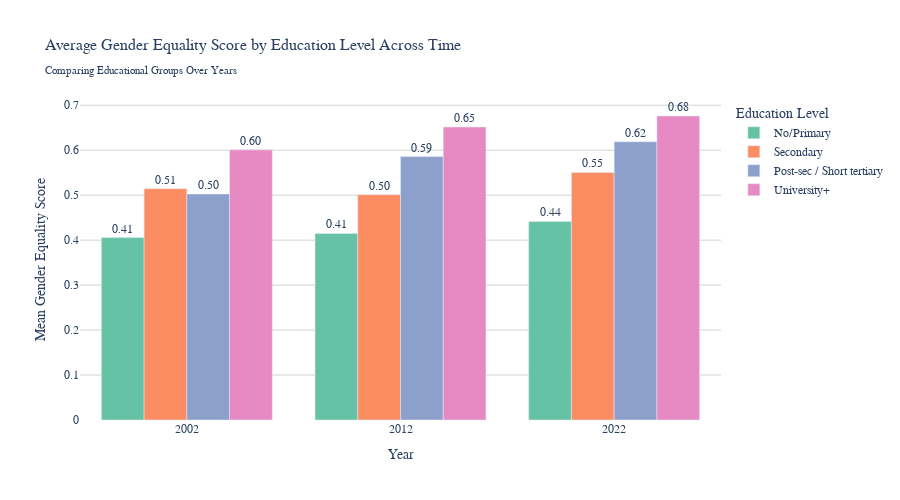

The notebook cell saved with this chart:
### Code cell
eg_by_education_year = df_eg_analysis.groupby(['year', 'educ_4_label'])['eg_score_norm'].agg(['mean', 'median', 'std', 'count']).reset_index()

category_orders = {
    'educ_4_label': ['No/Primary', 'Secondary', 'Post-sec / Short tertiary', 'University+'],
}

fig_eg_edu_bar = px.bar(eg_by_education_year,
                        x='year',
                        y='mean',
                        color='educ_4_label',
                        barmode='group',
                        title='Average Gender Equality Score by Education Level Across Time<br><sub>Comparing Educational Groups Over Years</sub>',
                        labels={'mean': 'Mean Gender Equality Score',
                                'year': 'Year',
                                'educ_4_label': 'Education Level'},
                        color_discrete_sequence=px.colors.qualitative.Set2,
                        category_orders=category_orders,
                        text='mean',
                        height=500)

fig_eg_edu_bar.update_traces(texttemplate='%{text:.2f}', textposition='outside')

fig_eg_edu_bar.update_layout(
    font=dict(size=12, family='Arial'),
    title_font_size=16,
    plot_bgcolor='white',
    paper_bgcolor='white',
    legend_title_text='Education Level'
)

fig_eg_edu_bar.update_xaxes(showgrid=False)
fig_eg_edu_bar.update_yaxes(showgrid=True, gridwidth=1, gridcolor='lightgray')

fig_eg_edu_bar.show()

### Figure 1 — Plotly figure (JSON) as saved in the notebook; plotly's stock layout.template omitted (floating-point values rounded to 4 significant figures)
{"data": [{"alignmentgroup": "True", "hovertemplate": "Education Level=No/Primary<br>Year=%{x}<br>Mean Gender Equality Score=%{text}<extra></extra>", "legendgroup": "No/Primary", "marker": {"color": "rgb(102,194,165)", "pattern": {"shape": ""}}, "name": "No/Primary", "offsetgroup": "No/Primary", "orientation": "v", "showlegend": true, "text": [0.4057, 0.4148, 0.4418], "textposition": "outside", "texttemplate": "%{text:.2f}", "type": "bar", "x": [2002, 2012, 2022], "xaxis": "x", "y": [0.4057, 0.4148, 0.4418], "yaxis": "y"}, {"alignmentgroup": "True", "hovertemplate": "Education Level=Secondary<br>Year=%{x}<br>Mean Gender Equality Score=%{text}<extra></extra>", "legendgroup": "Secondary", "marker": {"color": "rgb(252,141,98)", "pattern": {"shape": ""}}, "name": "Secondary", "offsetgroup": "Secondary", "orientation": "v", "showlegend": true, "text": [0.5145, 0.5011, 0.5506], "textposition": "outside", "texttemplate": "%{text:.2f}", "type": "bar", "x": [2002, 2012, 2022], "xaxis": "x", "y": [0.5145, 0.5011, 0.5506], "yaxis": "y"}, {"alignmentgroup": "True", "hovertemplate": "Education Level=Post-sec / Short tertiary<br>Year=%{x}<br>Mean Gender Equality Score=%{text}<extra></extra>", "legendgroup": "Post-sec / Short tertiary", "marker": {"color": "rgb(141,160,203)", "pattern": {"shape": ""}}, "name": "Post-sec / Short tertiary", "offsetgroup": "Post-sec / Short tertiary", "orientation": "v", "showlegend": true, "text": [0.5027, 0.5858, 0.6188], "textposition": "outside", "texttemplate": "%{text:.2f}", "type": "bar", "x": [2002, 2012, 2022], "xaxis": "x", "y": [0.5027, 0.5858, 0.6188], "yaxis": "y"}, {"alignmentgroup": "True", "hovertemplate": "Education Level=University+<br>Year=%{x}<br>Mean Gender Equality Score=%{text}<extra></extra>", "legendgroup": "University+", "marker": {"color": "rgb(231,138,195)", "pattern": {"shape": ""}}, "name": "University+", "offsetgroup": "University+", "orientation": "v", "showlegend": true, "text": [0.6009, 0.6516, 0.6762], "textposition": "outside", "texttemplate": "%{text:.2f}", "type": "bar", "x": [2002, 2012, 2022], "xaxis": "x", "y": [0.6009, 0.6516, 0.6762], "yaxis": "y"}], "layout": {"barmode": "group", "font": {"family": "Arial", "size": 12}, "height": 500, "legend": {"title": {"text": "Education Level"}, "tracegroupgap": 0}, "paper_bgcolor": "white", "plot_bgcolor": "white", "title": {"font": {"size": 16}, "text": "Average Gender Equality Score by Education Level Across Time<br><sub>Comparing Educational Groups Over Years</sub>"}, "xaxis": {"anchor": "y", "domain": [0, 1], "showgrid": false, "title": {"text": "Year"}}, "yaxis": {"anchor": "x", "domain": [0, 1], "gridcolor": "lightgray", "gridwidth": 1, "showgrid": true, "title": {"text": "Mean Gender Equality Score"}}}}
